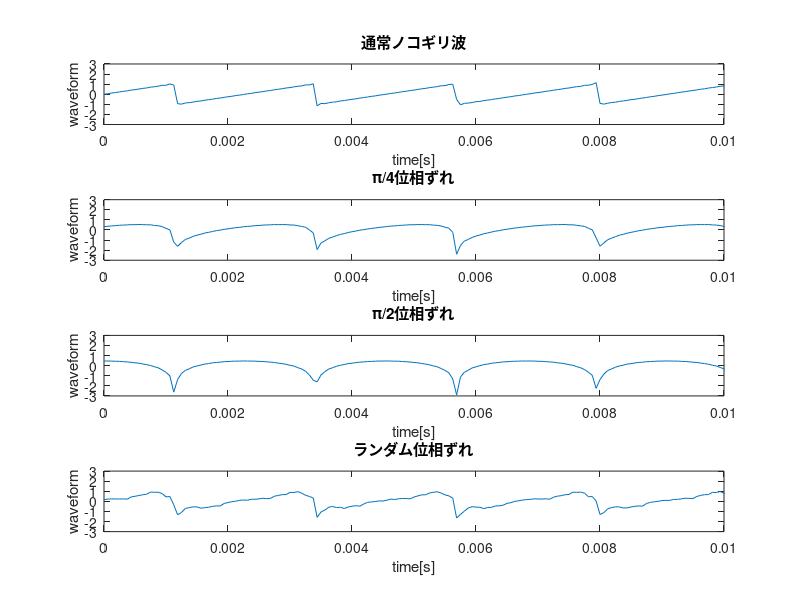

Write MATLAB code to recreate this figure.
clear all;

Fs=16000;%サンプリング周波数
f=440;%基本周波数
t=[0:2*(Fs-1)]/Fs;%時刻
phi1=pi/4;
phi2=pi/2;

y1=0;
y2=0;
y3=0;
y4=0;
for k=1:50;
    y1=y1+(-1)^(k-1)*1/3*2/k*sin(2*pi*f*k*t);%級数を表現
    y2=y2+(-1)^(k-1)*1/3*2/k*sin(2*pi*f*k*t+phi1);
    y3=y3+(-1)^(k-1)*1/3*2/k*sin(2*pi*f*k*t+phi2);
    y4=y4+(-1)^(k-1)*1/3*2/k*sin(2*pi*f*k*t+rand);
end

%プロット
subplot(4,1,1);
plot(t,y1);
xlabel('time[s]');
ylabel('waveform');
title('通常ノコギリ波');
axis([0 0.01 -3 3]);
subplot(4,1,2);
plot(t,y2);
xlabel('time[s]');
ylabel('waveform');
title('π/4位相ずれ');
axis([0 0.01 -3 3]);
subplot(4,1,3);
plot(t,y3);
xlabel('time[s]');
ylabel('waveform');
title('π/2位相ずれ');
axis([0 0.01 -3 3]);
subplot(4,1,4);
plot(t,y4);
xlabel('time[s]');
ylabel('waveform');
title('ランダム位相ずれ');
axis([0 0.01 -3 3]);
    
sound(y1,Fs);
pause(3);
sound(y2,Fs);
pause(3);
sound(y3,Fs);
pause(3);
sound(y4,Fs);





